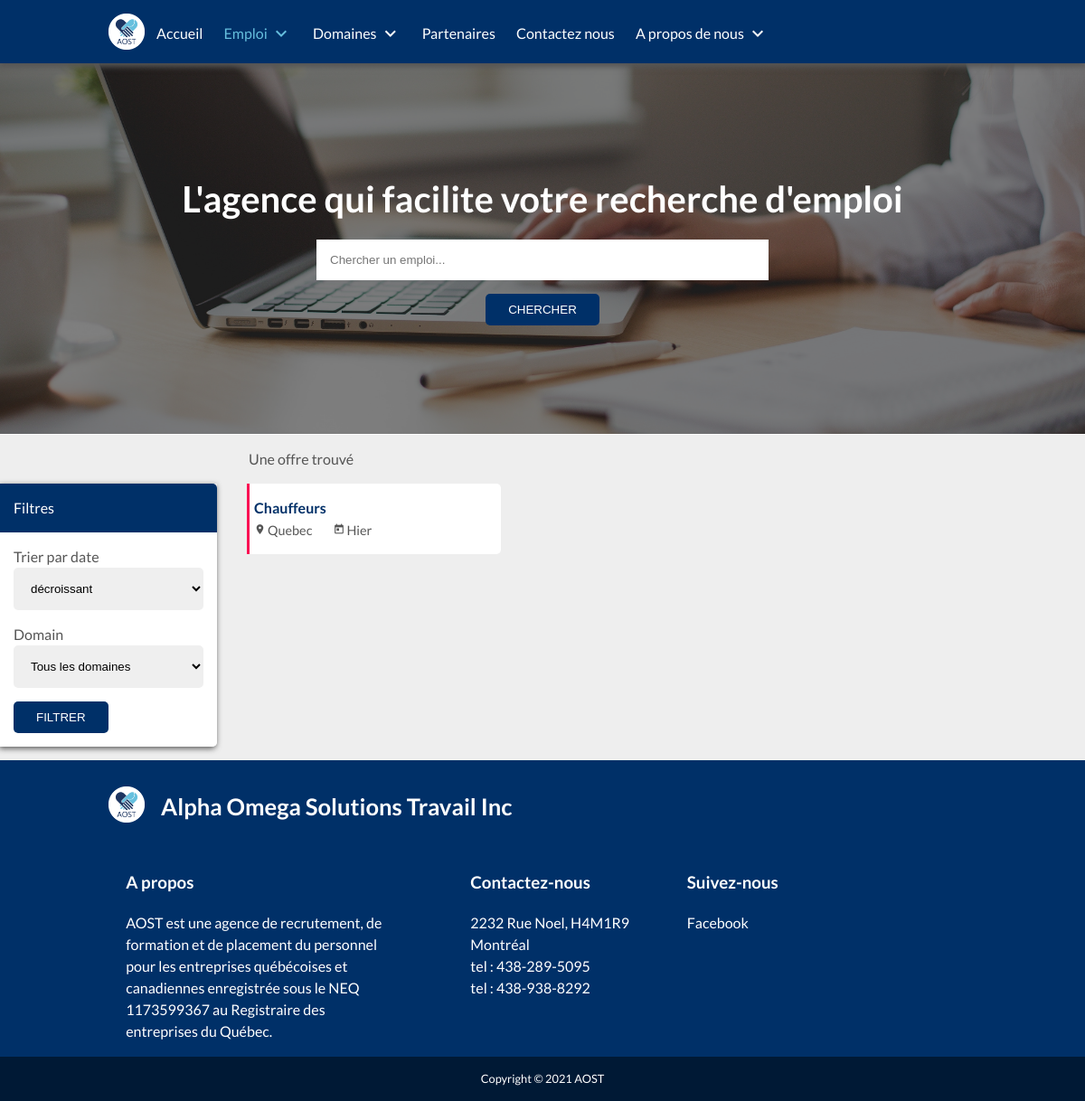
Screenshot of /job/offers/index.php with the database file from the repository.
### tables this page shows
CREATE TABLE IF NOT EXISTS `offers` (
  `id` bigint(20) NOT NULL AUTO_INCREMENT,
  `id_admin` bigint(20) NOT NULL,
  `id_subdomain` bigint(20) NOT NULL,
  `id_city` bigint(20) NOT NULL,
  `compagny` varchar(100) NOT NULL,
  `description` longtext COMMENT 'Description globale de la demande',
  `missions` longtext COMMENT 'description détaillée (par mission) de la demande',
  `skill` longtext COMMENT 'compétences requises du postulant',
  `candidate_profile` longtext COMMENT 'Informations requises du postulant (age, annee d''experience, caractere etc...)',
  `cv` int(1) NOT NULL DEFAULT '0' COMMENT 'vaudra 1 si un CV est requit pour postuler',
  `motivation` int(1) NOT NULL DEFAULT '0' COMMENT 'Vaudra 1 si une lettre de motivation est requise pour postuler',
  `deleted` int(2) NOT NULL DEFAULT '0' COMMENT 'Vaudra 1 si supprimé par un admin (restera présente dans un onglet archives ou corbeille)',
  `expired` int(2) NOT NULL DEFAULT '0' COMMENT 'vaudra 1 si déjà expiré',
  `deadline` datetime NOT NULL COMMENT 'Date limite',
  `added_at` datetime NOT NULL DEFAULT CURRENT_TIMESTAMP,
  PRIMARY KEY (`id`),
  KEY `fk_city` (`id_city`),
  KEY `fk_subdomain` (`id_subdomain`),
  KEY `fk_admin` (`id_admin`)
);

CREATE TABLE IF NOT EXISTS `subdomains` (
  `id` bigint(20) NOT NULL AUTO_INCREMENT,
  `id_admin` bigint(20) NOT NULL,
  `id_domain` bigint(20) NOT NULL,
  `name` varchar(200) NOT NULL,
  `color` varchar(100) NOT NULL,
  `added_at` datetime NOT NULL DEFAULT CURRENT_TIMESTAMP,
  PRIMARY KEY (`id`),
  KEY `id_domain` (`id_domain`),
  KEY `fk_admin` (`id_admin`)
);

CREATE TABLE IF NOT EXISTS `city` (
  `id` bigint(20) NOT NULL AUTO_INCREMENT,
  `name` varchar(150) NOT NULL,
  `added_at` datetime NOT NULL DEFAULT CURRENT_TIMESTAMP,
  PRIMARY KEY (`id`)
);

### job/offers/index.php (called while the page is built)
<?php include($_SERVER["DOCUMENT_ROOT"]."/aost/outils/php/redirection.php");
	redirection("Offres d'emplois | Alpha Omega Solutions Travail", _APP_PATH."job/offers/offers.php", "Offres d'emplois", "Offres d'emplois", _ROOT_PATH."job/offers/offers.css", _ROOT_PATH."job/offers/offers.js");
?>

### class/Offer.class.php (called while the page is built, shortened)
<?php
class Offer
{
    private $_id;
    private $_added_at;
    public function __construct(array $data){
        foreach ($data as $key => $value) {
            $method='set'.ucfirst($key);
        }
    }
    public function setId($id){
        $this->_id=intval($id);
    }
    public function getId(){
        return $this->_id;
    }
    public function setAdded_at($added_at){
        $this->_added_at=strval($added_at);
    }
    public function getAdded_at(){
        return $this->_added_at;
    }
public function getOffersFilterLimit($keyword, $id_domain, $date, $start){
  include(_APP_PATH."bd/server-connect.php");
  $id_domain = intval($id_domain);
  $start=intval($start);
  $end=$start+10;
  $regex = $keyword == "" ? "" : " subdomains.name REGEXP '^(.*)$keyword(.*)$' ";
  $domainTxt = $id_domain == -1 ? "" : " subdomains.id_domain=$id_domain ";
  $dateDirection = " ORDER BY offers.added_at $date ";
  $limit = " LIMIT $start,$end ";
  if($domainTxt == "" && $regex == ""){
    $where_1 = " 1 ";
}else {
    $where_1 = "";
}
$query= $db->prepare("SELECT * FROM subdomains INNER JOIN offers ON offers.id_subdomain = subdomains.id WHERE $regex $domainTxt $where_1 $dateDirection $limit");
$offers=[];
if($query->execute()){
  while($data=$query->fetch()){
      $offers[]=new Offer($data);
  }
  return $offers;
}else{
  return false;
}
}
}
?>

### class/Subdomain.class.php (called while the page is built, shortened)
<?php
class Subdomain
{
   private $_name;
   public function __construct(array $data){
    foreach ($data as $key => $value) {
     $method='set'.ucfirst($key);
}
}
public function setName($name){
   $this->_name=htmlentities(strval($name));
}
public function getName(){
    return $this->_name;
}
public function getSubdomain($id){
    include(_APP_PATH."bd/server-connect.php");
    $id=intval($id);
    $query=$db->prepare("SELECT * FROM subdomains WHERE id=?");
    $query->bindParam(1,$id);
    if($query->execute() && $query->rowCount()==1){
      $data=$query->fetch();
      return (new Subdomain($data));
  }else{
      return false;
  }
}
}
?>

### class/Domain.class.php (called while the page is built, shortened)
<?php
class domain
{
    private $_color;
    public function __construct(array $data){
        foreach ($data as $key => $value) {
            $method='set'.ucfirst($key);
        }
    }
    public function setColor($color){
        $this->_color=htmlentities(strval($color));
    }
    public function getColor(){
        return $this->_color;
    }
public function getDomain($id){
    include(_APP_PATH."bd/server-connect.php");
    $id=intval($id);
    $query=$db->prepare("SELECT * FROM domains WHERE id=?");
    $query->bindParam(1,$id);
    if($query->execute() && $query->rowCount()==1){
        $data=$query->fetch();
        return (new Domain($data));
    }else{
        return false;
    }
}
}
?>

### class/City.class.php (called while the page is built, shortened)
<?php
class City
{
    private $_name;
    public function __construct(array $data){
        foreach ($data as $key => $value) {
            $method='set'.ucfirst($key);
        }
    }
    public function setName($name){
        $this->_name=htmlentities(strval($name));
    }
    public function getName(){
        return $this->_name;
    }
public function getCity($id){
    include(_APP_PATH."bd/server-connect.php");
    $id=intval($id);
    $query=$db->prepare("SELECT * FROM city WHERE id=?");
    $query->bindParam(1,$id);
    if($query->execute() && $query->rowCount()==1){
        $data=$query->fetch();
        return (new City($data));
    }else{
        return false;
    }
}
}
?>

### outils/php/functions.php (called while the page is built, shortened)
<?php
$tab_month=array("Janvier","Février","Mars","Avril","Mai","Juin","Juillet","Aougt","Septembre","Octobre","Novembre","Décembre");
function get_elapsed_time($datetime){
	global $tab_month;
	$date_convert_in_seconde = strtotime($datetime);
	if(date('Ymd', $date_convert_in_seconde) == date('Ymd')){
		$diff = time()-$date_convert_in_seconde;
		if($diff < 60){
			return "Il y a ".$diff." secondes";
		}else if($diff < 3600){
			return "Il y a ".floor($diff/60)." min";
		}else if($diff < 86400){
			return "Il y a ".floor($diff/3600)."h";
		}
	}else if(date('Ymd', $date_convert_in_seconde) == date('Ymd', strtotime('- 1 DAY'))){
		return "Hier";
	}else if(date('Ymd', $date_convert_in_seconde) == date('Ymd', strtotime('- 2 DAY'))){
		return "Il y a 2 jours";
	}else if(date('Ymd', $date_convert_in_seconde) == date('Ymd', strtotime('- 3 DAY'))){
		return "Il y a 3 jours";
	}else if(date('Ymd', $date_convert_in_seconde) == date('Ymd', strtotime('- 4 DAY'))){
		return "Il y a 4 jours";
	}else if(date('Ymd', $date_convert_in_seconde) == date('Ymd', strtotime('- 5 DAY'))){
		return "Il y a 5 jours";
	}else if(date('Ymd', $date_convert_in_seconde) == date('Ymd', strtotime('- 6 DAY'))){
		return "Il y a 6 jours";
	}else if(date('YW', $date_convert_in_seconde) == date('YW', strtotime('- 1 WEEK'))){
		return "Il y a 1 semaine";
	}else if(date('YW', $date_convert_in_seconde) == date('YW', strtotime('- 2 WEEK'))){
		return "Il y a 2 semaines";
	}else if(date('YW', $date_convert_in_seconde) == date('YW', strtotime('- 3 WEEK'))){
		return "Il y a 3 semaines";
	}else if(date('YW', $date_convert_in_seconde) == date('YW', strtotime('- 4 WEEK'))){
		return "Il y a 4 semaines";
	}else if(date('Ym', $date_convert_in_seconde) == date('Ym', strtotime('- 1 MONTH'))){
		return "Il y a 1 mois";
	}else if(date('Ym', $date_convert_in_seconde) == date('Ym', strtotime('- 2 MONTH'))){
		return "Il y a 2 mois";
	}else if(date('Ym', $date_convert_in_seconde) == date('Ym', strtotime('- 3 MONTH'))){
		return "Il y a 3 mois";
	}else if(date('Ym', $date_convert_in_seconde) == date('Ym', strtotime('- 4 MONTH'))){
		return "Il y a 4 mois";
	}else if(date('Ym', $date_convert_in_seconde) == date('Ym', strtotime('- 5 MONTH'))){
		return "Il y a 5 mois";
	}else if(date('Ym', $date_convert_in_seconde) == date('Ym', strtotime('- 6 MONTH'))){
		return "Il y a 6 mois";
	}else if(date('Ym', $date_convert_in_seconde) == date('Ym', strtotime('- 7 MONTH'))){
		return "Il y a 7 mois";
	}else if(date('Ym', $date_convert_in_seconde) == date('Ym', strtotime('- 8 MONTH'))){
		return "Il y a 8 mois";
	}else if(date('Ym', $date_convert_in_seconde) == date('Ym', strtotime('- 9 MONTH'))){
		return "Il y a 9 mois";
	}else if(date('Ym', $date_convert_in_seconde) == date('Ym', strtotime('- 10 MONTH'))){
		return "Il y a 10 mois";
	}else if(date('Ym', $date_convert_in_seconde) == date('Ym', strtotime('- 11 MONTH'))){
		return "Il y a 11 mois";
	}else if(date('Y', $date_convert_in_seconde) == date('Y', strtotime('- 1 YEAR'))){
		return "Il y a 1 an";
	}else if(date('Y', $date_convert_in_seconde) == date('Y', strtotime('- 2 YEAR'))){
		return "Il y a 2 ans";
	}else if(date('Y', $date_convert_in_seconde) == date('Y', strtotime('- 3 YEAR'))){
		return "Il y a 3 ans";
	}else if(date('Y', $date_convert_in_seconde) == date('Y', strtotime('- 4 YEAR'))){
		return "Il y a 4 ans";
	}else if(date('Y', $date_convert_in_seconde) == date('Y', strtotime('- 5 YEAR'))){
		return "Il y a 5 ans";
	}else if(date('Y', $date_convert_in_seconde) == date('Y', strtotime('- 6 YEAR'))){
		return "Il y a 6 ans";
	}else if(date('Y', $date_convert_in_seconde) == date('Y', strtotime('- 7 YEAR'))){
		return "Il y a 7 ans";
	}else if(date('Y', $date_convert_in_seconde) == date('Y', strtotime('- 8 YEAR'))){
		return "Il y a 8 ans";
	}else if(date('Y', $date_convert_in_seconde) == date('Y', strtotime('- 9 YEAR'))){
		return "Il y a 9 ans";
	}else if(date('Y', $date_convert_in_seconde) == date('Y', strtotime('- 10 YEAR'))){
		return "Il y a 10 ans";
	}else if(date('Y', $date_convert_in_seconde) == date('Y', strtotime('- 11 YEAR'))){
		return "Il y a 11 ans";
	}else if(date('Y', $date_convert_in_seconde) == date('Y', strtotime('- 12 YEAR'))){
		return "Il y a 12 ans";
	}else if(date('Y', $date_convert_in_seconde) == date('Y', strtotime('- 13 YEAR'))){
		return "Il y a 13 ans";
	}else if(date('Y', $date_convert_in_seconde) == date('Y', strtotime('- 14 YEAR'))){
		return "Il y a 14 ans";
	}else if(date('Y', $date_convert_in_seconde) == date('Y', strtotime('- 15 YEAR'))){
		return "Il y a 15 ans";
	}else if(date('Y', $date_convert_in_seconde) == date('Y', strtotime('- 16 YEAR'))){
		return "Il y a 16 ans";
	}else if(date('Y', $date_convert_in_seconde) == date('Y', strtotime('- 17 YEAR'))){
		return "Il y a 17 ans";
	}else if(date('Y', $date_convert_in_seconde) == date('Y', strtotime('- 18 YEAR'))){
		return "Il y a 18 ans";
	}else if(date('Y', $date_convert_in_seconde) == date('Y', strtotime('- 19 YEAR'))){
		return "Il y a 19 ans";
	}else if(date('Y', $date_convert_in_seconde) == date('Y', strtotime('- 20 YEAR'))){
		return "Il y a 20 ans";
	}else if(date('Y', $date_convert_in_seconde) < date('Y', strtotime('- 20 YEAR'))){
		return "Il y a plus de 20 ans";
	}else{
		$mois=date('m',$date_convert_in_seconde);
		$mois=$tab_month[$mois-1];
		return 'depuis le '.date('d', $date_convert_in_seconde)." ".$mois;
	}
}
?>

### job/offers/offers.php (the view, shortened to what this page needs)
<?php
	$keyword = isset($_POST["keyword"]) ? $_POST["keyword"] : "";
	$date = isset($_POST["date"]) ? $_POST["date"] : "DESC";
	$id_domain = isset($_POST["id_domain"]) ? $_POST["id_domain"] : "-1";
	$offers_count = $offer->getOffersFilterLimit($keyword, $id_domain, $date, "");
	$actuParPage= 10;
	$nombreDePages=ceil(count($offers_count)/$actuParPage);
	if(isset($_GET['page']))
	{
		 $pageActuelle=intval($_GET['page']);
		 if($pageActuelle>$nombreDePages)
		 {
					$pageActuelle=$nombreDePages;
		 }
	}
	else
	{
		 $pageActuelle=1;
	}
	$premiereEntree=($pageActuelle-1)*$actuParPage;
	$offers = $offer->getOffersFilterLimit($keyword, $id_domain, $date, $premiereEntree);
?>
<div class="container-box" style="background-image: url('/aost/img/bg/bg1.jpg');">
  <div class="container-box-shadow">
    <div class="offset-10-laptop container-box-body" style="">
      <div class="container-title">L'agence qui facilite votre recherche d'emploi</div>
			<form method="post" action="<?php echo _ROOT_PATH; ?>job/offers/" class="form-offres-block">
        <div class="input-search">
          <input type="text" name="keyword" class="" id="inputSearchInput" autocomplete="off" placeholder="Chercher un emploi..." value="<?php if(isset($_POST["keyword"])){echo $_POST["keyword"];} ?>">
        </div>
        <br>
        <button id="autosuggest-btn" type="submit" class="btn btn-primary" name="button">Chercher</button>
      </form>
    </div>
  </div>
</div>
<div class="offres-block offers-container">
  <div class="offres-stats">
    <span class="stat">
			<?php
				if(count($offers_count) > 1){
					echo count($offers_count)." offres trouvés";
				}else {
					if(count($offers_count) > 0){
						echo "Une offre trouvé";
					}else {
						echo "Aucune offres trouvé";
					}
				}
			?>
		</span>
  </div>
  <div class="offres-filtres">
    <div class="offres-filtres-header">
      Filtres
    </div>
    <form method="post" action="<?php echo _ROOT_PATH; ?>job/offers/" class="offres-filtres-body">
      <div class="input-block">
      	<label for="date">Trier par date </label>
				<select class="" name="date" id="date">
					<option value="DESC" <?php if(isset($_POST["date"])){ if($_POST["date"] == "DESC"){echo "selected";} } ?>>décroissant</option>
				</select>
      </div>
			<div class="input-block">
				<label for="domain">Domain </label>
				<select class="" id="domain" name="id_domain">
					<option value="-1">Tous les domaines</option>
					<?php
						$domains = $domain->getDomains();
						foreach($domains as $domain){
					?>
					<option value="<?php echo $domain->getId(); ?>" <?php if(isset($_POST["id_domain"])){ if($_POST["id_domain"] == $domain->getId()){echo "selected";} } ?>><?php echo $domain->getName(); ?></option>
					<?php } ?>
				</select>
			</div>
			<input type="submit" name="" class="btn btn-primary" value="Filtrer">
    </form>
  </div>
  <div class="offres-contain">
    <div class="emplois-populaires-container">
      <?php
        foreach ($offers as $offer) {
	        $city = $city->getCity($offer->getId_city());
	        $subdomain = $subdomain->getSubdomain($offer->getId_subdomain());
	        $domain = $domain->getDomain($subdomain->getId_domain());
          $domainColor = $domain->getColor()==""? "66BFDE" : $domain -> getColor();
        ?>
        <a href="<?php echo _ROOT_PATH."job/offers/a/".str_replace(" ", "-",$subdomain->getName())."/".$offer->getId()."/" ?>" class="ep-block" style="border-left : 3px solid #<?php echo $domainColor; ?>">
          <div class="ep-text">
            <span class="ep-title"><?php echo $subdomain->getName(); ?></span>
            <span class="ep-city"><i class="material-icons vertical-align-bottom">location_on</i><?php echo $city->getName(); ?></span>
            <span class="ep-added_at"><i class="material-icons vertical-align-bottom"> today </i><?php echo get_elapsed_time($offer->getAdded_at()); ?></span>
          </div>
        </a>
      <?php } ?>
    </div>
  </div>
</div>

### rows the page displays
offers: id_subdomain.name "Chauffeurs", id_city.name "Quebec", added_at "Hier"
